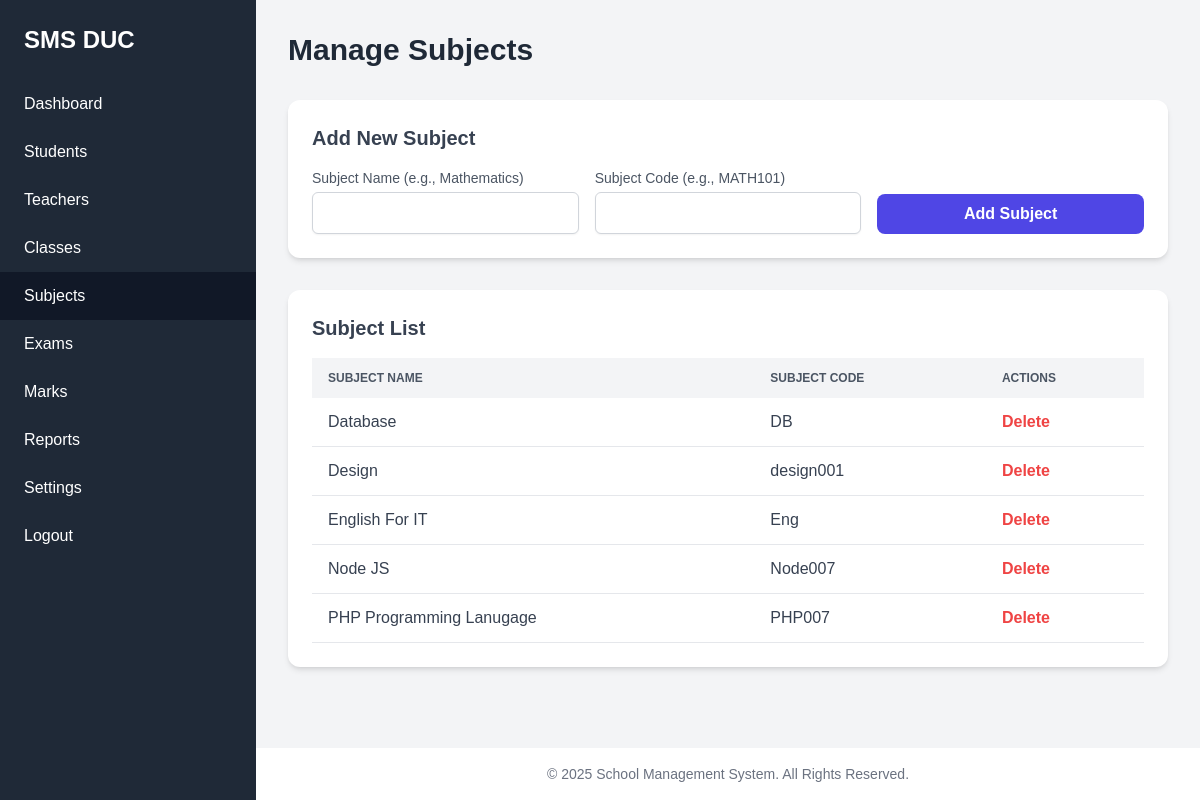
/pages/subjects.php (signed in), run on the app's committed database.
### tables this page shows
CREATE TABLE `subjects` (
  `id` int(11) NOT NULL,
  `subject_name` varchar(100) NOT NULL,
  `subject_code` varchar(20) DEFAULT NULL,
  `created_at` timestamp NOT NULL DEFAULT current_timestamp()
);

### pages/subjects.php (the view, shortened to what this page needs)
<?php
require_once '../config/db.php';
$subjects = $pdo->query('SELECT * FROM subjects ORDER BY subject_name')->fetchAll();
require_once '../includes/header.php';
?>
<div class="space-y-8">
    <h1 class="text-3xl font-bold text-gray-800">Manage Subjects</h1>
    <div class="bg-white p-6 rounded-xl shadow-md">
         <h2 class="text-xl font-semibold text-gray-700 mb-4">Add New Subject</h2>
         <form action="subjects.php" method="POST" class="grid grid-cols-1 md:grid-cols-3 gap-4 items-end">
            <div>
                <label for="subject_name" class="block text-sm font-medium text-gray-600">Subject Name (e.g., Mathematics)</label>
                <input type="text" name="subject_name" required class="mt-1 block w-full px-3 py-2 border border-gray-300 rounded-md shadow-sm focus:outline-none focus:ring-indigo-500 focus:border-indigo-500">
            </div>
            <div>
                <label for="subject_code" class="block text-sm font-medium text-gray-600">Subject Code (e.g., MATH101)</label>
                <input type="text" name="subject_code" class="mt-1 block w-full px-3 py-2 border border-gray-300 rounded-md shadow-sm focus:outline-none focus:ring-indigo-500 focus:border-indigo-500">
            </div>
            <div>
                 <button type="submit" name="add_subject" class="w-full bg-indigo-600 hover:bg-indigo-700 text-white font-bold py-2 px-6 rounded-lg transition duration-200">Add Subject</button>
            </div>
         </form>
    </div>
    <div class="bg-white p-6 rounded-xl shadow-md">
        <h2 class="text-xl font-semibold text-gray-700 mb-4">Subject List</h2>
        <div class="overflow-x-auto">
            <table class="min-w-full bg-white">
                <thead class="bg-gray-100">
                    <tr>
                        <th class="py-3 px-4 text-left text-xs font-semibold text-gray-600 uppercase">Subject Name</th>
                        <th class="py-3 px-4 text-left text-xs font-semibold text-gray-600 uppercase">Subject Code</th>
                        <th class="py-3 px-4 text-left text-xs font-semibold text-gray-600 uppercase">Actions</th>
                    </tr>
                </thead>
                <tbody class="text-gray-700">
                    <?php foreach ($subjects as $subject): ?>
                        <tr class="border-b border-gray-200 hover:bg-gray-50">
                            <td class="py-3 px-4 font-medium"><?php echo htmlspecialchars($subject['subject_name']); ?></td>
                            <td class="py-3 px-4"><?php echo htmlspecialchars($subject['subject_code']); ?></td>
                            <td class="py-3 px-4">
                                <form action="subjects.php" method="POST" onsubmit="return confirm('Are you sure you want to delete this subject?');">
                                    <button type="submit" name="delete_subject" class="text-red-500 hover:text-red-700 font-semibold">Delete</button>
                                </form>
                            </td>
                        </tr>
                    <?php endforeach; ?>
                </tbody>
            </table>
        </div>
    </div>
</div>
<?php require_once '../includes/footer.php'; ?>

### includes/header.php (shortened to what this page needs)
<?php
$current_page = basename($_SERVER['PHP_SELF']);
?>
<!DOCTYPE html>
<html lang="en">
<head>
    <script src="https://cdn.tailwindcss.com"></script>
    <link rel="stylesheet" href="../assets/css/style.css">
</head>
<body class="bg-gray-100">
    <div class="flex h-screen">
        <?php if (isset($_SESSION['user_id'])): ?>
        <aside class="sidebar w-64 bg-gray-800 text-white flex-shrink-0">
            <div class="p-6">
                <h2 class="text-2xl font-bold">SMS DUC</h2>
            </div>
            <nav>
                <a href="dashboard.php" class="block py-3 px-6 hover:bg-gray-700 <?php echo $current_page == 'dashboard.php' ? 'bg-gray-900' : ''; ?>">Dashboard</a>
                <a href="students.php" class="block py-3 px-6 hover:bg-gray-700 <?php echo $current_page == 'students.php' ? 'bg-gray-900' : ''; ?>">Students</a>
                <a href="teachers.php" class="block py-3 px-6 hover:bg-gray-700 <?php echo $current_page == 'teachers.php' ? 'bg-gray-900' : ''; ?>">Teachers</a>
                <a href="classes.php" class="block py-3 px-6 hover:bg-gray-700 <?php echo $current_page == 'classes.php' ? 'bg-gray-900' : ''; ?>">Classes</a>
                <a href="subjects.php" class="block py-3 px-6 hover:bg-gray-700 <?php echo $current_page == 'subjects.php' ? 'bg-gray-900' : ''; ?>">Subjects</a>
                <a href="exams.php" class="block py-3 px-6 hover:bg-gray-700 <?php echo $current_page == 'exams.php' ? 'bg-gray-900' : ''; ?>">Exams</a>
                <a href="marks.php" class="block py-3 px-6 hover:bg-gray-700 <?php echo $current_page == 'marks.php' ? 'bg-gray-900' : ''; ?>">Marks</a>
                <a href="reports.php" class="block py-3 px-6 hover:bg-gray-700 <?php echo $current_page == 'reports.php' ? 'bg-gray-900' : ''; ?>">Reports</a>
                <a href="settings.php" class="block py-3 px-6 hover:bg-gray-700 <?php echo $current_page == 'settings.php' ? 'bg-gray-900' : ''; ?>">Settings</a>
                <a href="logout.php" class="block py-3 px-6 hover:bg-gray-700">Logout</a>
            </nav>
        </aside>
        <?php endif; ?>
        <div class="flex-1 flex flex-col overflow-hidden">
            <main class="flex-1 overflow-x-hidden overflow-y-auto main-content-area p-8">

### includes/footer.php (shortened to what this page needs)
        </main>
        <footer class="bg-white mt-8">
            <div class="container mx-auto px-6 py-4">
                <p class="text-center text-gray-500 text-sm">
                    &copy; <?php echo date('Y'); ?> School Management System. All Rights Reserved.
                </p>
            </div>
        </footer>
    </div>
</body>
</html>

### assets/css/style.css (style rules this page uses)
body { font-family: 'Poppins', sans-serif; background-color: #f0f2f5; }
.sidebar { background-color: #111827; transition: width 0.3s ease; }

### data on the page
subjects: subject_name "Database", subject_code "DB"
subjects: subject_name "Design", subject_code "design001"
subjects: subject_name "English For IT", subject_code "Eng"
subjects: subject_name "Node JS", subject_code "Node007"
subjects: subject_name "PHP Programming Lanugage", subject_code "PHP007"
